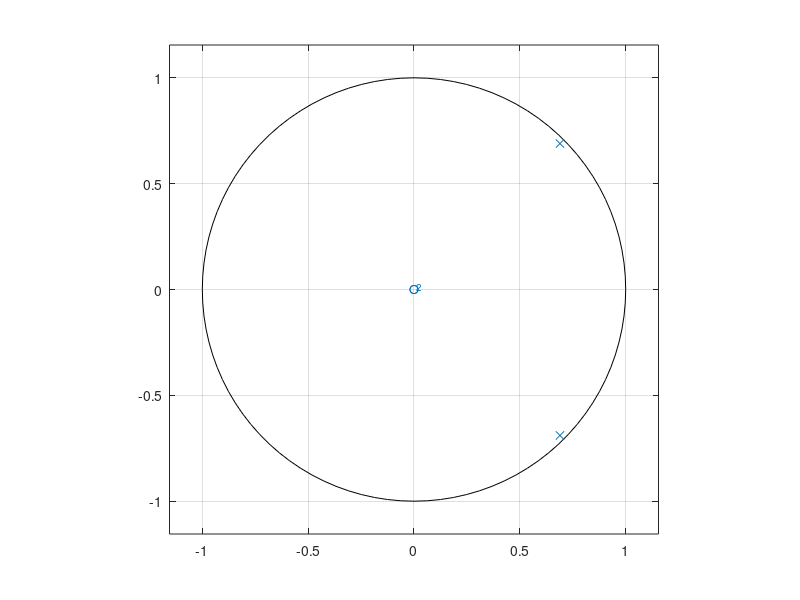
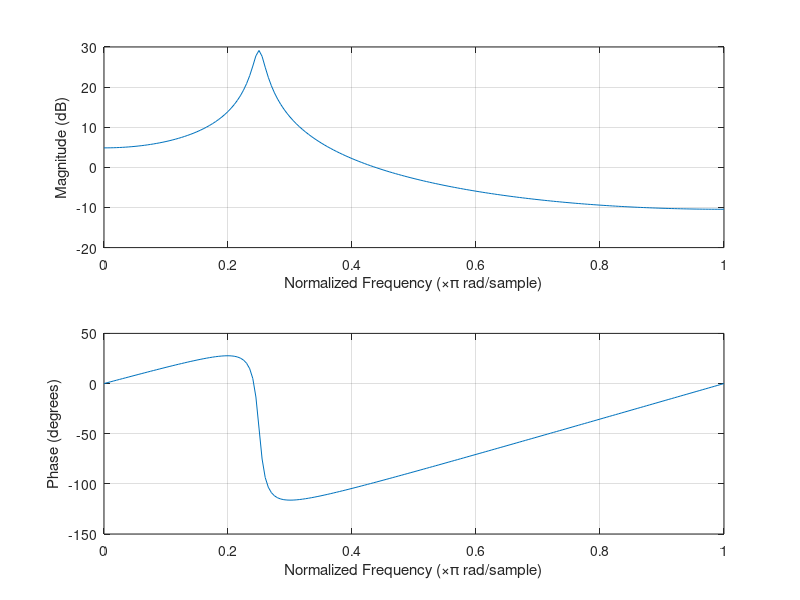

Recreate these plots in MATLAB, in order. (Note: this script raises an error after producing the figures.)
a1 = 1.3789;
a2 = -0.9506;
numerator = 1;
denominator = [1, -a1, -a2];

% transform function
Ts = 1; % samlple interval = 1
tf(numerator, denominator, Ts)

% zero-pole distribution
figure(1);
zplane(numerator, denominator);

% frequency response
figure(2);
freqz(numerator, denominator, 200)

% impulse response by impz function
figure(3);
n = 0: 50;
impz(numerator, denominator, n);

% impulse response by filter
figure(4);
x = ( n == 0);
h = filter(numerator, denominator, x);
stem(n, h, 'k-');
set(gca,'YScale','linear');
xlabel('n');
ylabel('h');



































% delta